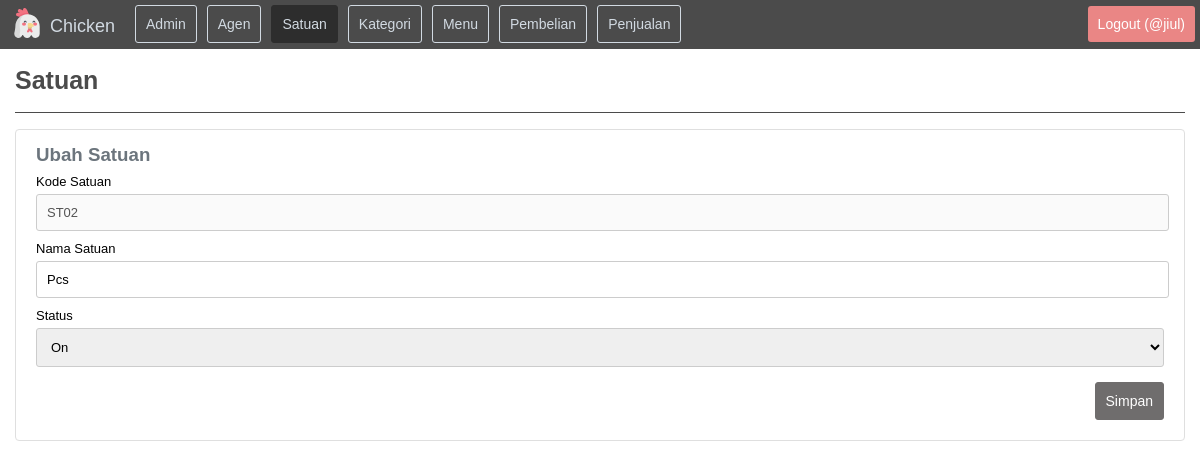
/?folder=satuan&file=ubah&kode_satuan=ST02 (signed in), run on the app's committed database.
### tables this page shows
CREATE TABLE `tabel_satuan` (
  `kolom_kode_satuan` char(4) NOT NULL,
  `kolom_nama_satuan` varchar(10) NOT NULL,
  `kolom_status_satuan` enum('on','off') NOT NULL
);

### page/satuan/ubah.php (the view, shortened to what this page needs)
<div class="header">
	<h1>Satuan</h1>
</div>
<?php
	$kode_satuan	= isset($_GET["kode_satuan"]) ? $_GET["kode_satuan"] : false;
	$sql1	=	mysqli_query($koneksi,	"
											SELECT * FROM
												tabel_satuan
											WHERE
												kolom_kode_satuan='$kode_satuan'
										")
										or die("
											<div class='alert'>
												sql1 error<br>
												".mysqli_errno($koneksi)." - ".mysqli_error($koneksi)."
											</div>
										");
	$row1 	=	mysqli_fetch_array($sql1);
	if (!isset($_POST["submitSatuan"])) {
		$valueKode			=	$row1["kolom_kode_satuan"];
		$valueNama			=	$row1["kolom_nama_satuan"];
		$valueStatus 		=	$row1["kolom_status_satuan"];
	}
?>
<?php if (!$valueKode) { ?>
	<div class="alert">
		Tidak ditemukan data satuan
	</div>
<?php } else { ?>
	<div class="card">
		<div class="card-body">
			<h3 class="card-subtitle">Ubah Satuan</h3>
			<form method="post" class="form" name="formUbahSatuan">
				<label>Kode Satuan</label>
				<input type="text" disabled value="<?php echo $valueKode; ?>">
				<label>Nama Satuan</label>
				<input type="text" name="inputNama" value="<?php echo $valueNama; ?>" placeholder="Nama Satuan">
				<label>Status</label>
				<select name="inputStatus">
					<option value="on" <?php if ($valueStatus=="on") echo "selected"; ?>>On</option>
				</select>
				<button type="submit" name="submitSatuan">Simpan</button>
			</form>
		</div>
	</div>
<?php } ?>

### css/style.css (style rules this page uses)
body { margin: 0; padding: 0; font-family: arial; }

### css/main.css (style rules this page uses)
.main .header { overflow: hidden; border-bottom: 1px solid #4b4b4b; }
.main .header h1 { float: left; color: #4b4b4b; font-size: 25px; }

### css/card.css (style rules this page uses)
.card { position: relative; display: flex; min-width: 0; background-color: #fff; border: 1px solid #dfdfdf; border-radius: 0.25rem; margin: 1rem 0rem; }
.card .card-body { flex: 1 1 auto; padding: 1.25rem; }
.card .card-body .card-subtitle { margin-top: -0.375rem; color: #6c757d; margin-bottom: 0.5rem; }

### css/form.css (style rules this page uses)
.card .form label { float: left; font-size: 13px; }
.card .form input[type=text] { padding: 10px; font-size: 13px; border-radius: 3px; border: 1px solid #ccc; float: left; width: 98.5%; margin: 5px 0px 10px 0px; }
.card .form select { padding: 10px; font-size: 13px; border-radius: 3px; border: 1px solid #ccc; float: left; width: 100%; margin: 5px 0px 10px 0px; }
.card .form button { padding: 10px; margin: 5px 0px 0px 0px; font-size: 14px; border-radius: 3px; float: right; border: 1px solid #6f6d6d; cursor: pointer; background-color: #6f6d6d; color: #fff; }

### data on the page
tabel_satuan: kolom_kode_satuan "ST02", inputNama "Pcs", inputStatus "On"

### other printed values
$session_username "jiul"
